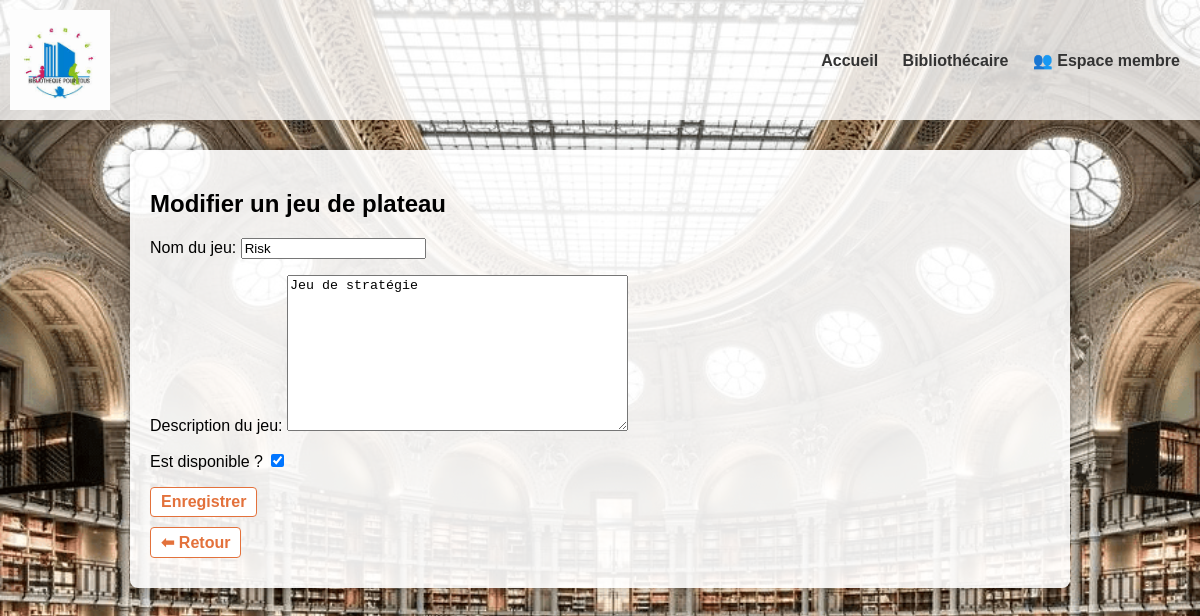
The app's page /bibliothecaire/plateau/modifier/1/, older data.
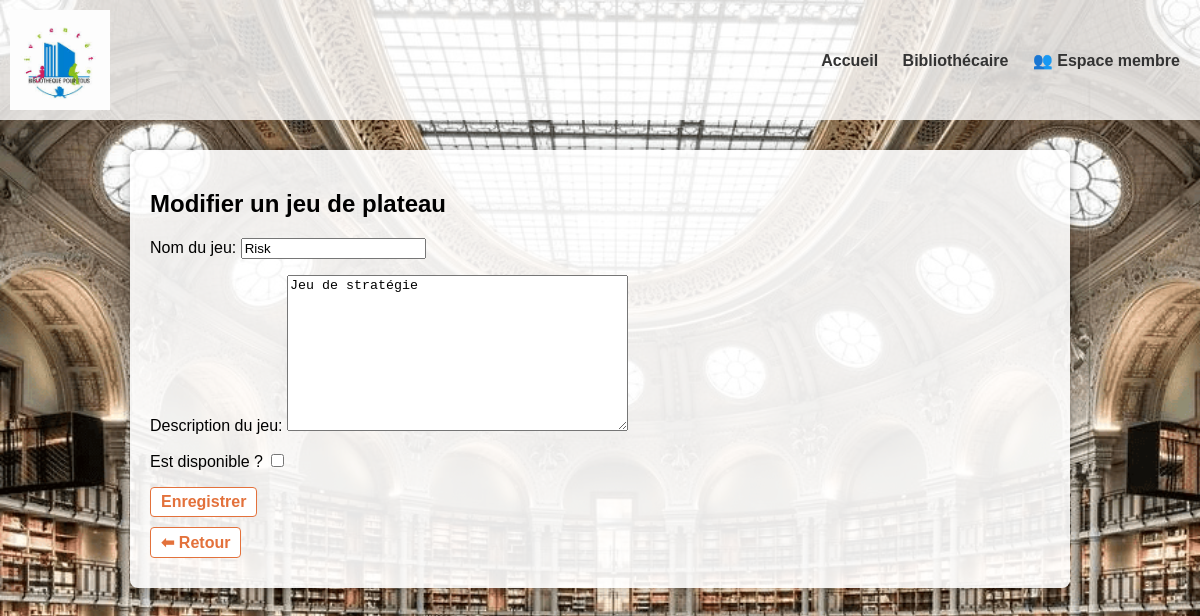
The same page, newer data.
### gestion_bibliothecaire/models.py (models this page shows, shortened)
class PlateauJeu(models.Model):
    nom = models.CharField(max_length=100)
    description = models.TextField()
    disponible = models.BooleanField(default=True)

### gestion_bibliothecaire/views.py (the view)
# urls.py: path('plateau/modifier/<int:plateau_id>/', views.modifier_plateau, name='modifier_plateau'),
def modifier_plateau(request, plateau_id):
    plateau = get_object_or_404(PlateauJeu, id=plateau_id)
    if request.method == 'POST':
        form = PlateauJeuForm(request.POST, instance=plateau)
        if form.is_valid():
            form.save()
            return redirect('liste_plateaux')  # ou 'espace_bibliothecaire' si tu préfères
    else:
        form = PlateauJeuForm(instance=plateau)
    return render(request, 'gestion_bibliothecaire/modifier_plateau.html', {'form': form})

### gestion_bibliothecaire/forms.py
class PlateauJeuForm(forms.ModelForm):
    class Meta:
        model = PlateauJeu
        fields = ['nom', 'description', 'disponible']
        labels = {
            'nom': "Nom du jeu",
            'description': "Description du jeu",
            'disponible': "Est disponible ?"
        }

### gestion_bibliothecaire/templates/gestion_bibliothecaire/modifier_plateau.html (shortened to what this page needs)
<!DOCTYPE html>
<html lang="fr">
<head>
</head>
<body>
  {% extends 'base.html' %}
  {% block content %}
    <h2>Modifier un jeu de plateau</h2>
    <form method="post">
      {{ form.as_p }}
      <button type="submit" class="btn-orange">Enregistrer</button>
    </form>
    <a href="{% url 'liste_emprunts' %}" class="btn-orange">⬅ Retour</a>
  {% endblock %}

Row changes from the older to the newer data that the page shows:
changed PlateauJeu "Risk": disponible "☑" → "☐"
